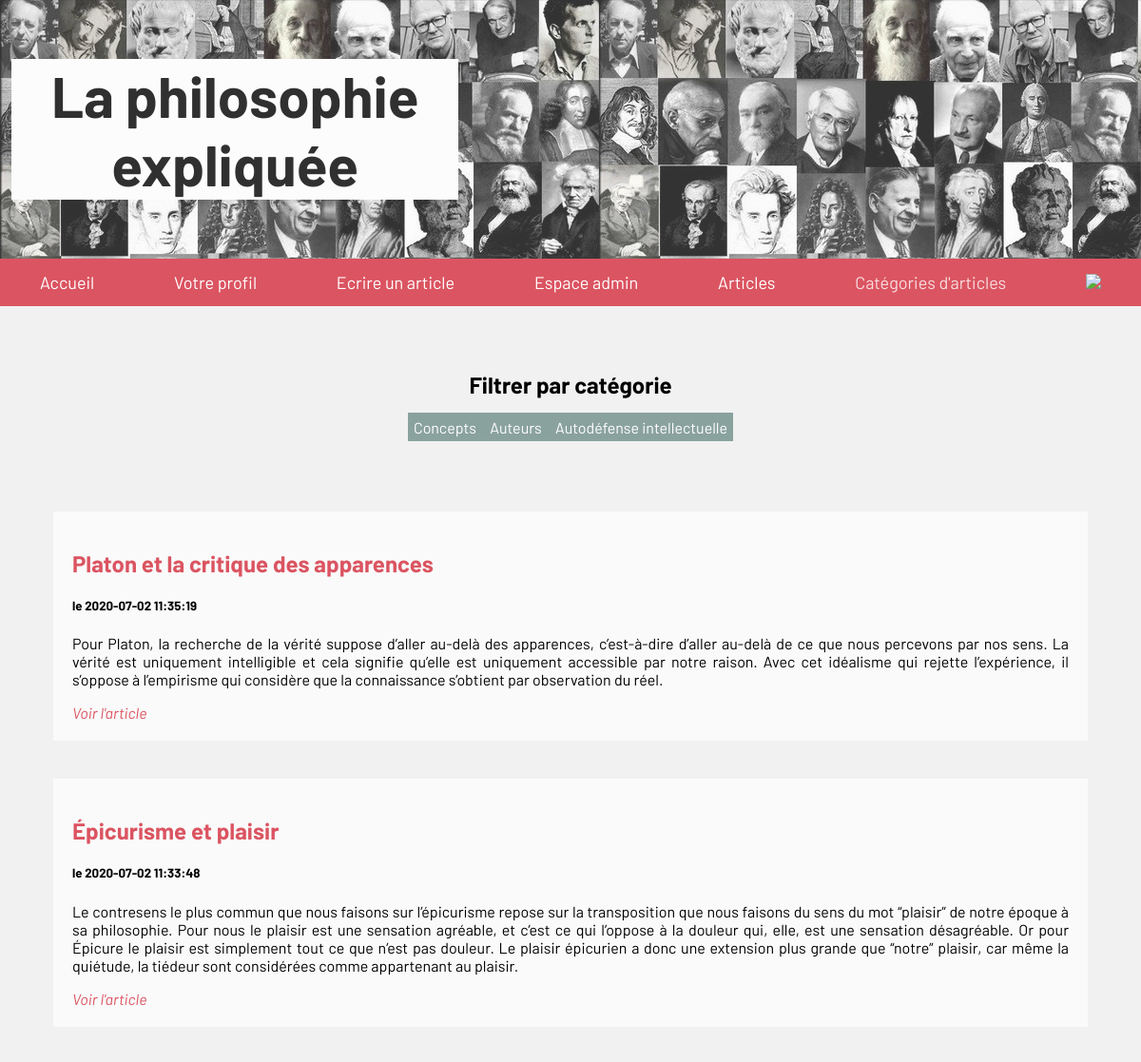
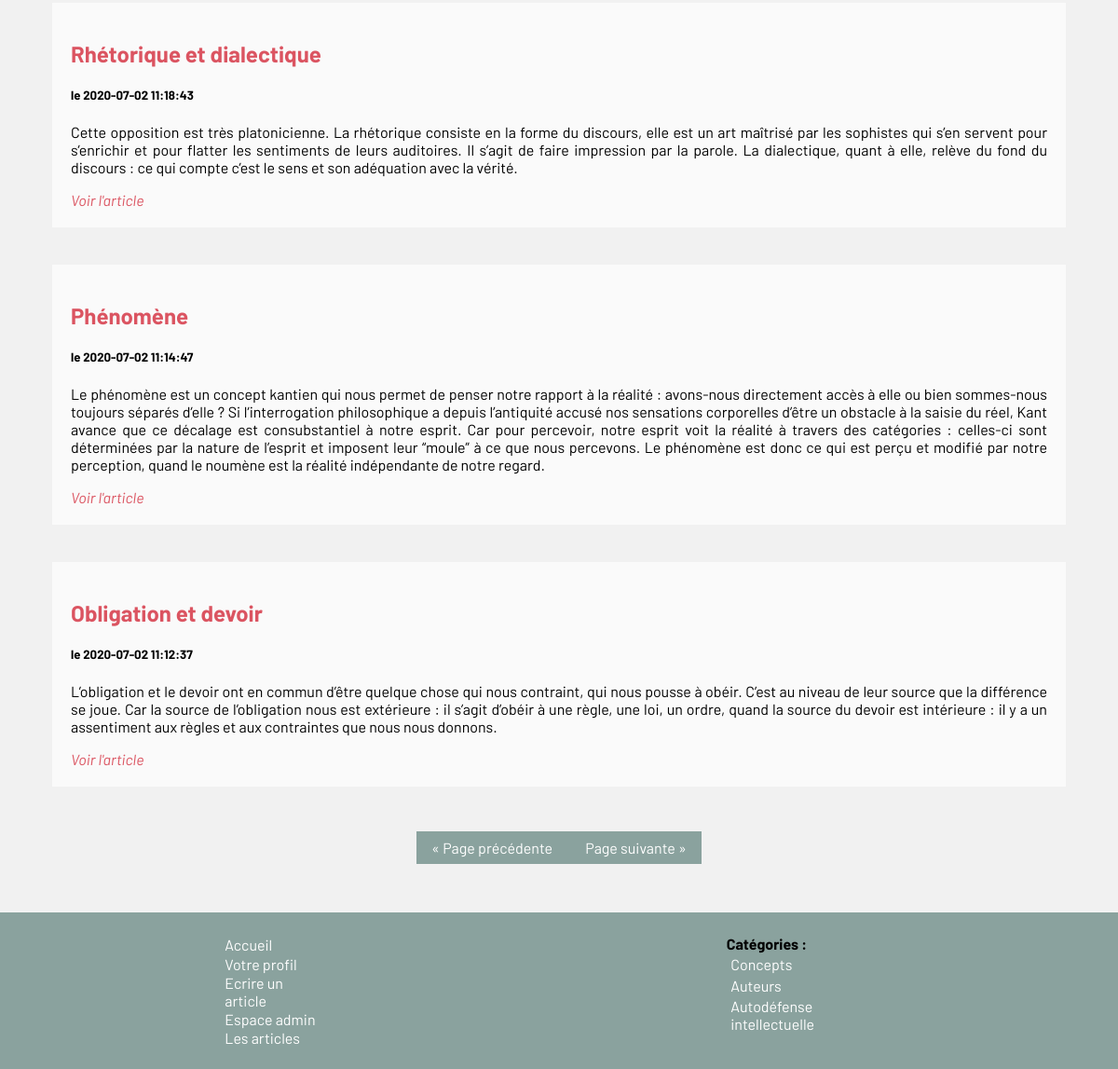
The page /articles.php?start=5 (signed in) on the database its author committed (2 pictures, top to bottom).
### tables this page shows
CREATE TABLE IF NOT EXISTS `categories` (
  `id` int(11) NOT NULL AUTO_INCREMENT,
  `nom` varchar(80) NOT NULL,
  PRIMARY KEY (`id`)
);

CREATE TABLE IF NOT EXISTS `articles` (
  `id` int(11) NOT NULL AUTO_INCREMENT,
  `article` text NOT NULL,
  `id_utilisateur` int(11) NOT NULL,
  `id_categorie` int(11) NOT NULL,
  `date` timestamp NOT NULL,
  `titre` varchar(255) NOT NULL,
  PRIMARY KEY (`id`)
);

### articles.php (the view, shortened to what this page needs)
<!DOCTYPE html>
<html>
    <head>
      <link rel="stylesheet" href="css/style.css">
      <link rel="stylesheet" href="css/form.css">
    </head>
    <body>
      <header>
        <?php include('includes/header.php'); ?>
      </header>
      <?php
      if(isset($_GET["categorie"])) {
        $categorie = $_GET["categorie"];
        $count = (int)$bdd->query('SELECT COUNT(id) FROM articles WHERE id_categorie = "$categorie" LIMIT 5')->fetch(PDO::FETCH_NUM)[0];
      } else {
        $count = (int)$bdd->query('SELECT COUNT(id) FROM articles LIMIT 5')->fetch(PDO::FETCH_NUM)[0];
      }
      $offset = (int)((!isset($_GET["start"])) ? 0 : $_GET["start"]);
      ?>
      <main>
        <div class="articles_categorie">
          <h2> Filtrer par catégorie </h2>
          <?php
          $reponse = $bdd->query('SELECT * FROM categories');
          while ($donnees = $reponse->fetch())
          {
          ?>
          <a href="articles.php?categorie=<?php echo $donnees['id'];
          ?>" class="link_categorie"> <?php  echo " ". $donnees['nom']; }?> </a>
        </div>
        <div class="articles">
          <?php
          if (isset($_GET['categorie'])){
            $categorie = $_GET["categorie"];
            $req = $bdd->query("SELECT articles.id, article, date, titre
                        FROM articles
                        WHERE id_categorie = $categorie
                        ORDER BY date DESC LIMIT 5 OFFSET $offset");
            while ($donnees = $req->fetch()){
            ?>
              <div class="card_articles">
                <h2>  <?php echo htmlspecialchars($donnees['titre']); ?> </h2>
                <h5> le <?php echo $donnees['date']; ?></h5>
                <p class="p_articles"><?php echo htmlspecialchars($donnees['article']); ?> </p>
                <em><a class="link_voir_article" href="article.php?id=<?php echo $donnees['id']; ?>"> Voir l'article</a></em>
              </div>
          <?php
          }
          }else{
            $req = $bdd->query("SELECT articles.id, article, date, titre
                        FROM articles
                        ORDER BY date DESC LIMIT 5 OFFSET $offset");
            while ($donnees = $req->fetch()){
              ?>
                <div class="card_articles">
                  <h2>  <?php echo htmlspecialchars($donnees['titre']); ?> </h2>
                  <h5>le <?php echo $donnees['date']; ?></h5>
                  <p class="p_articles">  <?php echo htmlspecialchars($donnees['article']); ?> </p>
                  <em><a class="link_voir_article" href="article.php?id=<?php echo $donnees['id']; ?>">Voir l'article</a></em>
                </div>
            <?php
            }
          };?>
        </div>
      <div class="previous_next">
        <?php
        if($offset > 1){
          if(isset($_GET["categorie"])) { ?>
            <a class="articles_boutons" href="articles.php?categorie=<?php echo $_GET["categorie"]; ?>&start=<?php echo $offset - 5 ?>">&laquo; Page précédente </a>
            <?php } else { ?>
            <a class="articles_boutons" href="articles.php?start=<?php echo $offset - 5 ?>">&laquo; Page précédente </a>
            <?php
          }
        };
        if($offset + 5 < $count){
          if(isset($_GET["categorie"])) { ?>
            <a class= "articles_boutons" href="articles.php?categorie=<?php echo $_GET["categorie"]; ?>&start=<?php echo $offset + 5 ?>"> Page suivante &raquo;</a>
            <?php
          }else{ ?>
            <a class="articles_boutons" href="articles.php?start=<?php echo $offset + 5 ?>"> Page suivante &raquo;</a>
          <?php
          } ?>
      </div>
      <?php
      ;}
      ?>
    </main>
    <?php include("includes/footer.php"); ?>
  </body>
</html>

### includes/footer.php (shortened to what this page needs)
<?php
    try
    {
    	$bdd = new PDO('mysql:host=localhost;dbname=blog;charset=utf8', 'root', '');
    }
    catch (Exception $e)
    {
            die('Erreur : ' . $e->getMessage());
    }
?>
<!DOCTYPE html>
<html lang="fr" dir="ltr">
  <head>
    <link rel="stylesheet" href="css/style.css">
  </head>
  <body>
    <?php
        if (isset($_SESSION['login'])) {
            if ($_SESSION['id_droits']== 1) {
              ?>
              <div class="navbar_bottom">
                <a href="index.php"><center>Accueil</center></a>
                <a href="profil.php"> Votre profil <i> <?php $_SESSION['login'] ?></i></a>
                <a href="articles.php"> Articles  </a>
                <?php   $reponse = $bdd->query('SELECT * FROM categories');
                 while ($donnees = $reponse->fetch())
                 {
                   ?>
                    <a href="">
                   <?php echo $donnees['nom'];
                  }
                  ?><a/>
              </div>
                <?php
                }elseif ($_SESSION['id_droits']== 1337){ ?>
                  <div class="navbar_bottom">
                    <div class="liste_footer">
                      <a href="index.php">Accueil</a>
                      <a href="profil.php"> Votre profil <i><?php $_SESSION['login'] ?></i></a>
                      <a href="creer-article.php"> Ecrire un article </a>
                      <a href="admin.php"> Espace admin </a>
                      <a href="articles.php"> Les articles </a>
                    </div>
                    <div class="liste_categories">
                      <strong> Catégories : </strong>
                      <?php   $reponse = $bdd->query('SELECT * FROM categories');
                      while ($donnees = $reponse->fetch())
                      {
                      ?>
                      <a href="articles.php?categorie=<?php echo $donnees['id'];
                      ?>" class="link_categorie"> <?php  echo " ". $donnees['nom']; }?> </a>
                    </div>
                  </div>
                <?php  }
              }  ?>
  </body>
</html>

### css/style.css (style rules this page uses)
body { background: #f1f1f1; font-family: 'Barlow', sans-serif; margin: auto; padding: auto; }
html { height: 100%; }
body { min-height: 100%; margin: 0; padding: 0; }
.container_admin h1, { text-align: center; }
.articles_categorie { text-align:center; margin: 2%; padding: 2%; }
.articles { display: flex; flex-wrap: wrap; text-align: left; flex-direction: row; align-content: flex-end; color:black; margin:3%; }
.p_articles { text-align: justify; }
.articles h2 { color: #DB5461 }
.link_voir_article { color: #DB5461; text-decoration: none; }
.card_articles { background-color: #FAFAFA; padding: 20px; margin: 20px; text-align: left; }
.link_categorie { text-decoration: none; background-color: #8AA29E; color: white; padding: 0.5%; }
.previous_next { text-align: center; margin-top:2%; }
.articles_boutons { text-decoration: none; padding: 8px 16px; background-color: #8AA29E; color:white; }
.navbar_bottom { display: flex; flex-direction: row; justify-content: space-around; background-color: #8AA29E; padding: 2%; margin-top:5%; }
.navbar_bottom a { color: white; text-decoration: none; background-color: #8AA29E; margin: 1% 2% 0 2%; display: flex; flex-direction: column; }
.liste_categories { display: flex; flex-direction: column; }
.liste_footer { display: flex; flex-direction: column; }

### rows shown on the page
categories: nom "Concepts"
categories: nom "Auteurs"
categories: nom "Autodéfense intellectuelle"
articles: titre "Platon et la critique des apparences", date "2020-07-02 11:35:19", article "Pour Platon, la recherche de la vérité suppose d’aller au-delà des apparences, c’est-à-dire d’aller au-delà de ce que nous percevons par nos sens. La vérité est uniquement intelligible et cela signifie qu’elle est uniquement accessible par notre raison. Avec cet idéalisme qui rejette l’expérience, il s’oppose à l’empirisme qui considère que la connaissance s’obtient par observation du réel."
articles: titre "Épicurisme et plaisir", date "2020-07-02 11:33:48", article "Le contresens le plus commun que nous faisons sur l’épicurisme repose sur la transposition que nous faisons du sens du mot “plaisir” de notre époque à sa philosophie. Pour nous le plaisir est une sensation agréable, et c’est ce qui l’oppose à la douleur qui, elle, est une sensation désagréable. Or pour Épicure le plaisir est simplement tout ce que n’est pas douleur. Le plaisir épicurien a donc une extension plus grande que “notre” plaisir, car même la quiétude, la tiédeur sont considérées comme appartenant au plaisir."
articles: titre "Rhétorique et dialectique", date "2020-07-02 11:18:43", article "Cette opposition est très platonicienne. La rhétorique consiste en la forme du discours, elle est un art maîtrisé par les sophistes qui s’en servent pour s’enrichir et pour flatter les sentiments de leurs auditoires. Il s’agit de faire impression par la parole. La dialectique, quant à elle, relève du fond du discours : ce qui compte c’est le sens et son adéquation avec la vérité."
articles: titre "Phénomène", date "2020-07-02 11:14:47", article "Le phénomène est un concept kantien qui nous permet de penser notre rapport à la réalité : avons-nous directement accès à elle ou bien sommes-nous toujours séparés d’elle ? Si l’interrogation philosophique a depuis l’antiquité accusé nos sensations corporelles d’être un obstacle à la saisie du réel, Kant avance que ce décalage est consubstantiel à notre esprit. Car pour percevoir, notre esprit voit la réalité à travers des catégories : celles-ci sont déterminées par la nature de l’esprit et imposent leur “moule” à ce que nous percevons. Le phénomène est donc ce qui est perçu et modifié par notre perception, quand le noumène est la réalité indépendante de notre regard."
articles: titre "Obligation et devoir", date "2020-07-02 11:12:37", article "L’obligation et le devoir ont en commun d’être quelque chose qui nous contraint, qui nous pousse à obéir. C’est au niveau de leur source que la différence se joue. Car la source de l’obligation nous est extérieure : il s’agit d’obéir à une règle, une loi, un ordre, quand la source du devoir est intérieure : il y a un assentiment aux règles et aux contraintes que nous nous donnons."
